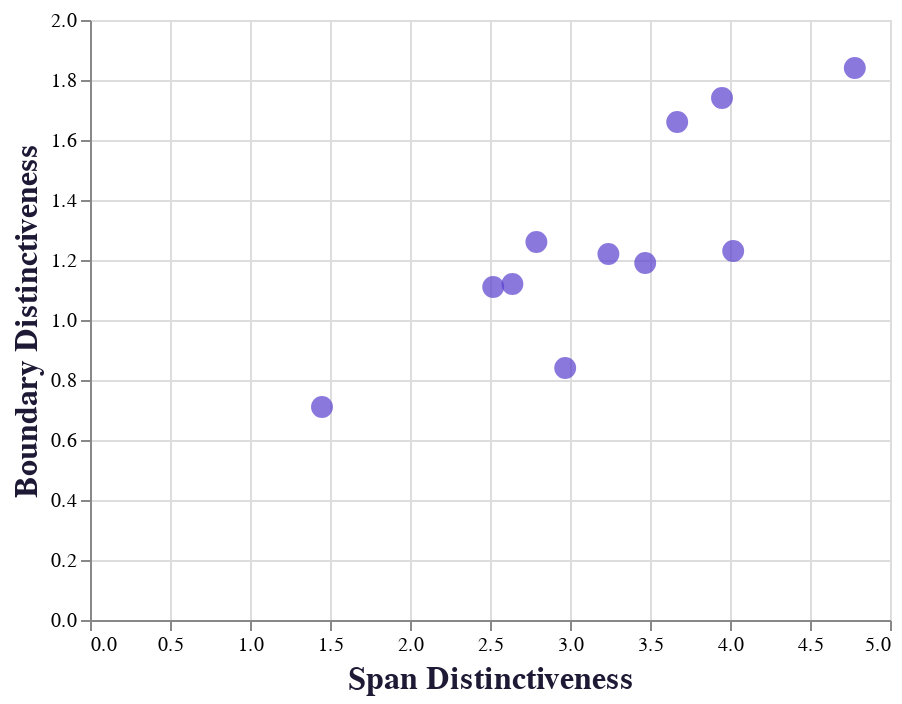

Notebook source saved alongside this figure:
### Code cell
x = "sd"
y = "bd"
axis_settings = {
    "titleFontSize": 16,
    "titleColor": "#1e1935"
}

chart = alt.Chart(df).mark_circle(size=120, color="#583fcf").encode(
    x=alt.X(x, axis=alt.Axis(title=short2col[x], **axis_settings)),
    y=alt.Y(y, axis=alt.Axis(title=short2col[y], **axis_settings)),
    tooltip=['name', 'sd', 'bd', 'avg_span_length', "min_max_length"]
)

chart.interactive()

### Figure 1 — Vega-Lite specification as saved in the notebook (floating-point values rounded to 4 significant figures)
{"config": {"view": {"continuousWidth": 400, "continuousHeight": 300}}, "data": {"name": "data-4f2cf3dab9ac1b4c7f94d965525f724a"}, "mark": {"type": "circle", "color": "#583fcf", "size": 120}, "encoding": {"tooltip": [{"field": "name", "type": "nominal"}, {"field": "sd", "type": "quantitative"}, {"field": "bd", "type": "quantitative"}, {"field": "avg_span_length", "type": "quantitative"}, {"field": "min_max_length", "type": "nominal"}], "x": {"axis": {"title": "Span Distinctiveness", "titleColor": "#1e1935", "titleFontSize": 16}, "field": "sd", "type": "quantitative"}, "y": {"axis": {"title": "Boundary Distinctiveness", "titleColor": "#1e1935", "titleFontSize": 16}, "field": "bd", "type": "quantitative"}}, "selection": {"selector030": {"type": "interval", "bind": "scales", "encodings": ["x", "y"]}}, "$schema": "https://vega.github.io/schema/vega-lite/v4.17.0.json", "datasets": {"data-4f2cf3dab9ac1b4c7f94d965525f724a": [{"name": "ANeM", "with_spacy": true, "avg_span_length": 1.34, "min_max_length": "(1, 11)", "sd": 4.78, "bd": 1.84, "num_labels": "11"}, {"name": "BTC", "with_spacy": true, "avg_span_length": 1.31, "min_max_length": "(1, 5)", "sd": 3.67, "bd": 1.66, "num_labels": "3"}, {"name": "SEC Filings", "with_spacy": true, "avg_span_length": 1.2, "min_max_length": "(1, 8)", "sd": 4.02, "bd": 1.23, "num_labels": "4"}, {"name": "Wikigold", "with_spacy": true, "avg_span_length": 1.58, "min_max_length": "(1, 13)", "sd": 2.64, "bd": 1.12, "num_labels": "4"}, {"name": "WikiNeural (de)", "with_spacy": true, "avg_span_length": 1.31, "min_max_length": "(1, 18)", "sd": 3.47, "bd": 1.19, "num_labels": "4"}, {"name": "WikiNeural (en)", "with_spacy": true, "avg_span_length": 1.34, "min_max_length": "(1, 10)", "sd": 2.79, "bd": 1.26, "num_labels": "4"}, {"name": "WikiNeural (es)", "with_spacy": true, "avg_span_length": 1.5, "min_max_length": "(1, 17)", "sd": 2.52, "bd": 1.11, "num_labels": "4"}, {"name": "WikiNeural (nl)", "with_spacy": true, "avg_span_length": 1.34, "min_max_length": "(1, 9)", "sd": 3.24, "bd": 1.22, "num_labels": "4"}, {"name": "WNUT17", "with_spacy": true, "avg_span_length": 1.42, "min_max_length": "(1, 14)", "sd": 3.95, "bd": 1.74, "num_labels": "6"}, {"name": "ACE2004", "with_spacy": false, "avg_span_length": null, "min_max_length": null, "sd": null, "bd": null, "num_labels": null}, {"name": "ACE2005", "with_spacy": false, "avg_span_length": null, "min_max_length": null, "sd": null, "bd": null, "num_labels": "7"}, {"name": "GENIA", "with_spacy": true, "avg_span_length": 2.36, "min_max_length": "(1, 26)", "sd": 1.45, "bd": 0.71, "num_labels": "36"}, {"name": "CoNLL 2003", "with_spacy": false, "avg_span_length": null, "min_max_length": null, "sd": null, "bd": null, "num_labels": "4"}, {"name": "CLEF", "with_spacy": false, "avg_span_length": null, "min_max_length": null, "sd": null, "bd": null, "num_labels": null}, {"name": "OntoNotes5", "with_spacy": false, "avg_span_length": null, "min_max_length": null, "sd": null, "bd": null, "num_labels": "18"}, {"name": "GUM", "with_spacy": false, "avg_span_length": null, "min_max_length": null, "sd": null, "bd": null, "num_labels": null}, {"name": "Re3d", "with_spacy": false, "avg_span_length": null, "min_max_length": null, "sd": null, "bd": null, "num_labels": "10"}, {"name": "FiNER", "with_spacy": false, "avg_span_length": null, "min_max_length": null, "sd": null, "bd": null, "num_labels": "139"}, {"name": "BC5CDR", "with_spacy": false, "avg_span_length": null, "min_max_length": null, "sd": null, "bd": null, "num_labels": "2"}, {"name": "NNE", "with_spacy": false, "avg_span_length": null, "min_max_length": null, "sd": null, "bd": null, "num_labels": null}, {"name": "toxic spans", "with_spacy": true, "avg_span_length": 1.09, "min_max_length": "(1, 21)", "sd": 2.97, "bd": 0.84, "num_labels": "5"}, {"name": "Few-NERD", "with_spacy": false, "avg_span_length": null, "min_max_length": null, "sd": null, "bd": null, "num_labels": "8 (66)"}, {"name": "SCIERC", "with_spacy": false, "avg_span_length": null, "min_max_length": null, "sd": null, "bd": null, "num_labels": "6"}, {"name": "PDNC", "with_spacy": true, "avg_span_length": null, "min_max_length": null, "sd": null, "bd": null, "num_labels": null}, {"name": null, "with_spacy": false, "avg_span_length": null, "min_max_length": null, "sd": null, "bd": null, "num_labels": null}]}}
